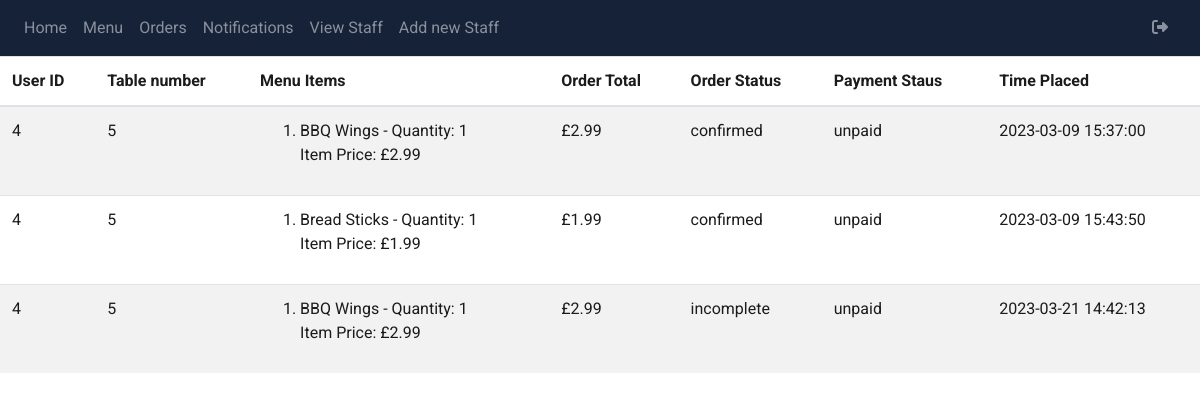
The app's page /manager/view-orders (signed in), older data.
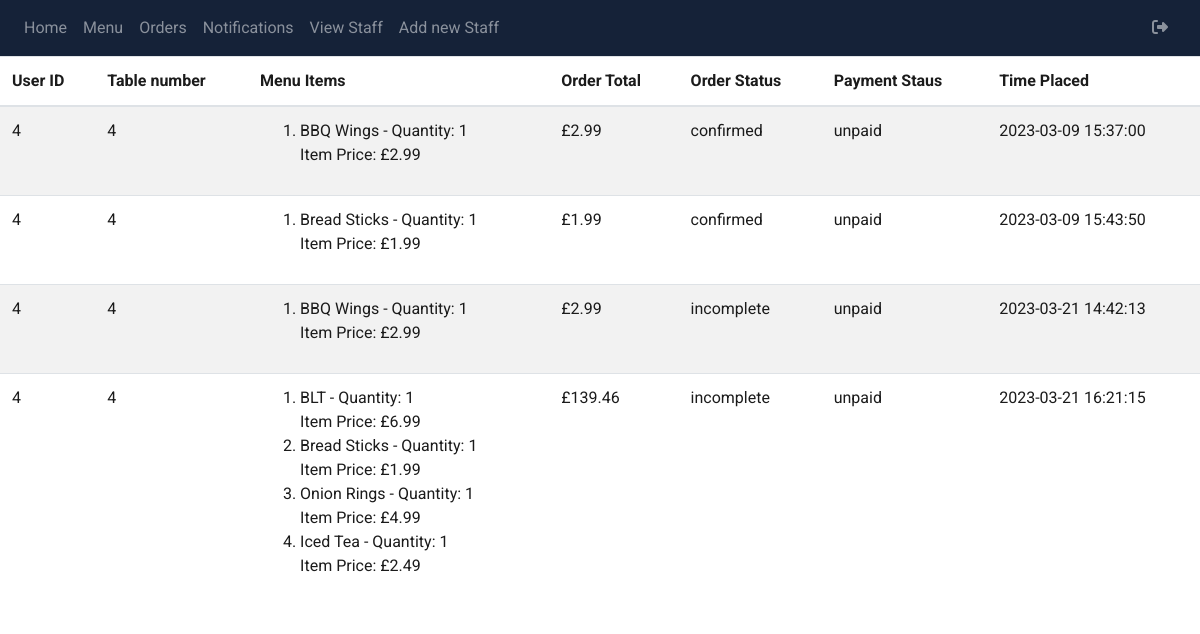
The same page, newer data.
### packages/models.py (models this page shows, shortened)
class Order(db.Model):
    __tablename__ = "orders"
    id = db.Column(db.Integer, primary_key = True)
    user_id = db.Column(db.Integer, db.ForeignKey('users.id'))
    order_menu_items = db.relationship("OrderMenuItem", backref = "order", lazy = "dynamic")
    order_total = db.Column(db.Float, nullable = False, default = 0)
    status = db.Column(db.Enum('confirmed', 'incomplete', name='order_status'), nullable = False, default = 'incomplete')
    payment_status = db.Column(db.Enum('paid', 'unpaid', name='payment_status'), nullable = False, default = 'unpaid')
    delivery_status = db.Column(db.Enum('waiting', 'preparing', 'ready', 'otw', 'delivered', name='delivery_status'), nullable = False, default = 'waiting')
    time_placed = db.Column(db.DateTime, nullable=False, default=datetime.utcnow())

class User(db.Model):
    __tablename__ = "users"
    id = db.Column(db.Integer, primary_key = True, autoincrement = True)
    username = db.Column(db.String(100), unique = True, nullable = False)
    password = db.Column(db.String(1000), nullable = False)
    user_type = db.Column(db.Enum('customer', 'waiter', 'kitchen_staff','admin', name='user_type'), nullable = False)
    table_number = db.Column(db.Integer)
    table_number_start = db.Column(db.Integer)
    table_number_end = db.Column(db.Integer)

class MenuItem(db.Model):
    __tablename__ = "menu_items"
    id = db.Column(db.Integer, primary_key=True, autoincrement=True)
    name = db.Column(db.String(100), nullable=False)
    price = db.Column(db.Float, nullable=False)
    description = db.Column(db.String(300))
    ingredients = db.relationship("Ingredient", secondary=menu_item_ingredient, lazy="dynamic")
    calories = db.Column(db.Integer)
    type = db.Column(db.Enum('starters', 'mains', 'sides', 'desserts', 'drinks', name='MenuItem_type'), nullable=False)
    picture = db.Column(db.String(200), nullable=True)
    featured = db.Column(db.Boolean, default=False, nullable=True)

class OrderMenuItem(db.Model):
    __tablename__ = "order_menu_item"
    id = db.Column(db.Integer, primary_key = True, autoincrement = True)
    order_id = db.Column(db.Integer, db.ForeignKey("orders.id"), nullable = False)
    menu_item_id = db.Column(db.Integer, db.ForeignKey("menu_items.id"), nullable = False)
    quantity = db.Column(db.Integer, nullable = False, default = 1)
    item_price = db.Column(db.Float, nullable = False, default = 0)

### admin/admin.py (the view)
@admin.route('view-orders')
@admin_required
def viewOrders():
    orders = Order.query.all()
    menu_items = MenuItem.query.all()
    users = User.query.all()
    return render_template('admin-view-order.html', orders = orders, menu_items = menu_items, users = users)

### admin/static/functions/admin_functions.py (called while the page is built, shortened)
def admin_required(func):
    @functools.wraps(func)
    def wrapper(*args, **kwargs):
        return func(*args, **kwargs)
    return wrapper

### admin/templates/admin-view-order.html
{% extends "base.html" %} {% block title %}Display all Orders{% endblock %}
{% block content %}
<link rel="stylesheet" href="./static/style/admin.css">
<div class = "view-orders">
   <div class="orders">
      <table class="table table-striped">
         <thead>
            <tr>
               <th>User ID</th>
               <th>Table number</th>
               <th>Menu Items</th>
               <th>Order Total</th>
               <th>Order Status</th>
               <th>Payment Staus</th>
               <th>Time Placed</th>
            </tr>
         </thead>
         <tbody>
            {% for item in orders %}
            <tr>
               <td>{{ item.user_id }}</td>
               <td>
                  {% for user in users %}
                  {% if user.id == item.user_id %}
                  {{ user.table_number }}
                  {% endif %}
                  {% endfor %}
               </td>
               <td>
                  <ol>
                     {% for order_menu_item in item.order_menu_items %}
                     {% for menu_item in menu_items %}
                     {% if order_menu_item.menu_item_id == menu_item.id %}
                     <li>
                        {{menu_item.name}} - Quantity: {{order_menu_item.quantity}}
                        <br> Item Price: £{{order_menu_item.item_price}}
                     </li>
                     {% endif %}
                     {% endfor %}
                     {% endfor %}
                  </ol>
               </td>
               <td>£{{ item.order_total }}</td>
               <td>{{ item.status }}</td>
               <td>{{ item.payment_status }}</td>
               <td>{{ item.time_placed.strftime('%Y-%m-%d %H:%M:%S') }}</td>
            </tr>
            {% endfor %}
         </tbody>
      </table>
   </div>
</div>
{%endblock%}

Row changes from the older to the newer data that the page shows:
changed User: table_number "5" → "4"
added Order: user_id "4", order_total "139.46", status "incomplete", payment_status "unpaid", time_placed "2023-03-21 16:21:15", User (table_number "4"), MenuItem (name "Bread Sticks")
added OrderMenuItem: quantity "1", item_price "6.99"
now on this page (row unchanged): MenuItem: name "BLT"
added OrderMenuItem: quantity "1", item_price "1.99", MenuItem (name "Bread Sticks")
added OrderMenuItem: quantity "1", item_price "4.99"
now on this page (row unchanged): MenuItem: name "Onion Rings"
added OrderMenuItem: quantity "1", item_price "2.49"
now on this page (row unchanged): MenuItem: name "Iced Tea"
